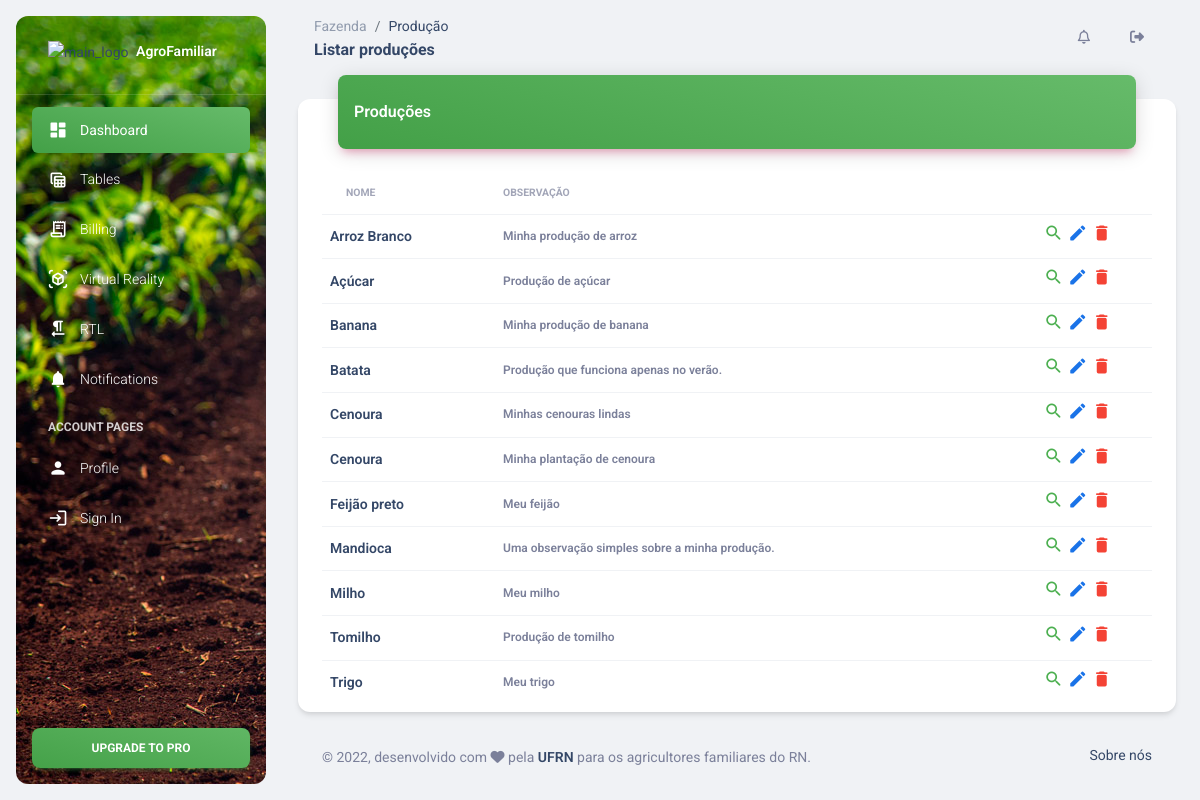
Page /producao/listar_producao/ on the earlier database version.
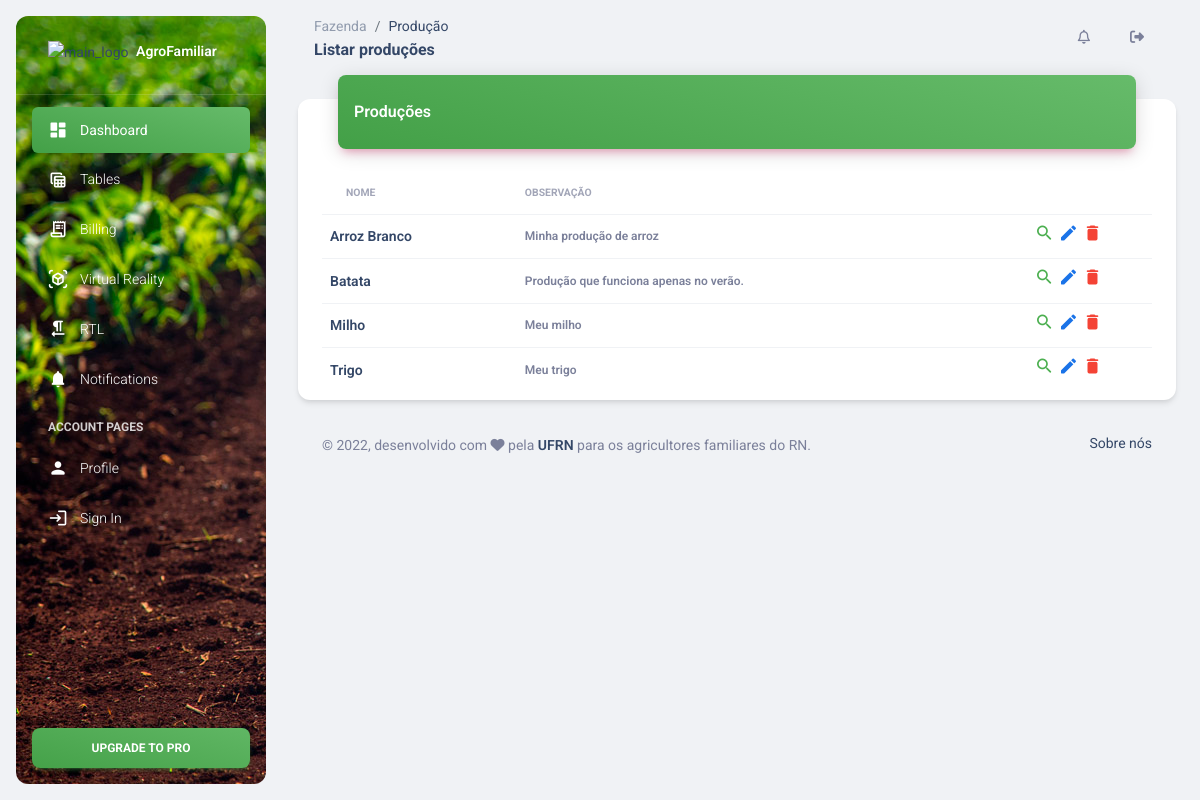
Same page on the later database version.
### Producao/models.py (models this page shows, shortened)
class Producao(models.Model):
    nome = models.CharField(max_length=100, verbose_name="Nome")
    observacao = models.TextField(verbose_name="Observação")
    ativo = models.BooleanField(verbose_name="Ativo", default=True)
    class Meta:
        ordering = ['nome']
        verbose_name = "Produção"
        verbose_name_plural = "Produções"

### Producao/views.py (the view)
# urls.py: path('listar_producao/', views.listar_producao, name='listar_producao'),
def listar_producao(request):
    lista_producoes = Producao.objects.filter(ativo=True)
    informacoes = {
        'lista' : lista_producoes
    }
    return render(request, "Producao/listar.html", informacoes)

### Templates/Producao/listar.html (shortened to what this page needs)
{% extends "Base/base.html" %}
{% block titulo %}
    Listar produções
{% endblock %}
{% block diretorio_raiz %}
    Fazenda
{% endblock %}
{% block diretorio %}
    Produção
{% endblock %}
{% block conteudo %}
<div class="row">
    <div class="col-12">
      <div class="card my-4">
          <div class="container">
            <div class="card-header p-0 position-relative mt-n4 mx-3 z-index-2">
            <div class="bg-gradient-success shadow-primary border-radius-lg pt-4 pb-3">
                <h6 class="text-white text-capitalize ps-3">Produções</h6>
            </div>
            </div>
            <div class="card-body px-0 pb-2">
            <div class="table-responsive p-0">
                <table class="table align-items-center mb-0" id="tabela_producoes">
                <thead>
                    <tr>
                    <th class="text-uppercase text-secondary text-xxs font-weight-bolder opacity-7">Nome</th>
                    <th class="text-uppercase text-secondary text-xxs font-weight-bolder opacity-7 ps-2">Observação</th>
                    <th class="text-center text-secondary opacity-7"></th>
                    </tr>
                </thead>
                <tbody>
                    {% for producao in lista %}
                        <tr id="producao_{{producao.pk}}">
                            <td> <h6 class="mb-0 text-sm">{{producao.nome}}</h6></td>
                            <td> <p class="text-xs font-weight-bold mb-0">{{producao.observacao}}</p> </td>
                            <td align="center">
                                <a type="submit" href="{% url 'producao:detalhes' pk=producao.id %}">
                                    <i class="material-icons ms-auto text-success cursor-pointer" data-bs-toggle="tooltip" data-bs-placement="top" title="Visualizar">search</i>
                                </a>
                                <a type="submit" href="{% url 'producao:editar' pk=producao.id %}">
                                    <i class="material-icons ms-auto text-info cursor-pointer" data-bs-toggle="tooltip" data-bs-placement="top" title="Editar">edit</i>
                                </a>
                                <a href="#" data-bs-toggle="modal" data-bs-target="#modal-{{producao.pk}}">
                                    <i class="material-icons ms-auto text-danger cursor-pointer" data-bs-toggle="tooltip" data-bs-placement="top" title="Remover">delete</i>
                                </a>
                            </td>
                        </tr>
                    {% endfor %}
                </tbody>
                </table>
            </div>
            </div>
        </div>
      </div>
    </div>
  </div>
{% endblock %}

Differences in the rows shown:
no longer on this page (row edited): Producao: nome "Açúcar", observacao "Produção de açúcar"
no longer on this page (row edited): Producao: nome "Banana", observacao "Minha produção de banana"
no longer on this page (row edited): Producao: nome "Cenoura", observacao "Minhas cenouras lindas"
no longer on this page (row edited): Producao: nome "Cenoura", observacao "Minha plantação de cenoura"
no longer on this page (row edited): Producao: nome "Feijão preto", observacao "Meu feijão"
no longer on this page (row edited): Producao: nome "Mandioca", observacao "Uma observação simples sobre a minha produção."
no longer on this page (row edited): Producao: nome "Tomilho", observacao "Produção de tomilho"
